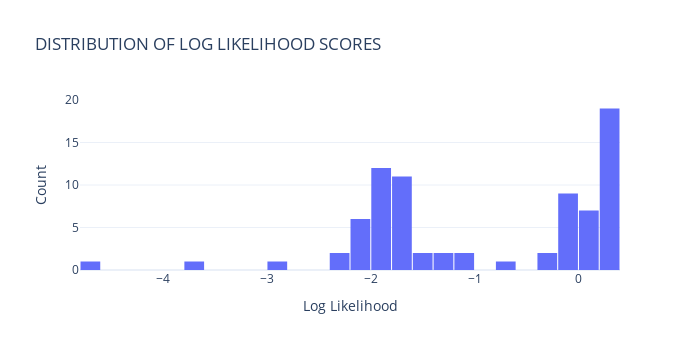

Write notebook code for a chart like this one.
### Code cell
# Create a dataframe to use with Plotly Express
df_d = pd.DataFrame({'Log Likelihood': log_likelihood})

# Plot the distribution
fig = px.histogram(
    df_d, 
    x='Log Likelihood', 
    #nbins=round(len(log_likelihood) ** 0.5),  # Sturges' rule for optimized bins
    nbins = 50,
    title='DISTRIBUTION OF LOG LIKELIHOOD SCORES',
    template='plotly_white'             # White background
)

# Customize the layout with figure size and axis labels
fig.update_layout(
    xaxis_title='Log Likelihood',
    yaxis_title='Count',
    bargap=0.05,                        # Space between bars
    width=700,                          # Set figure width
    height=350                          # Set figure height
)

# Show the figure
fig.show()

### Figure 1 — Plotly figure (JSON) as saved in the notebook; plotly's stock layout.template omitted (floating-point values rounded to 4 significant figures)
{"data": [{"alignmentgroup": "True", "bingroup": "x", "hovertemplate": "Log Likelihood=%{x}<br>count=%{y}<extra></extra>", "legendgroup": "", "marker": {"color": "#636efa", "pattern": {"shape": ""}}, "name": "", "nbinsx": 50, "offsetgroup": "", "orientation": "v", "showlegend": false, "type": "histogram", "x": [0.3227, -3.681, -0.1664, -1.627, 0.2417, 0.3836, 0.2352, -1.242, -2.903, -2.065, -2.103, -1.994, -1.68, 0.2407, -0.01887, -4.717, -1.306, -0.1539, 0.2167, -1.988, -2.321, 0.311, 0.2447, -1.901, -0.08903, 0.2885, -1.662, -2.266, -1.077, 0.03808, -0.04157, -0.1641, 0.07924, -0.04259, -2.03, 0.301, -0.2054, 0.0495, 0.2986, -1.646, 0.2634, -1.73, 0.268, 0.1814, -1.046, 0.3841, 0.3533, 0.2172, -0.1602, 0.1127, -0.01181, -0.7454, -2.161, -1.854, -1.942, -2.017, -1.896, -1.959, -1.94, -1.615, -1.619, -1.937, -2.011, -1.454, -1.58, -1.81, -1.622, -1.642, 0.3824, -0.2004, 0.2792, 0.0639, 0.384, 0.1678, -1.619, -1.623, -1.91, -1.984], "xaxis": "x", "yaxis": "y"}], "layout": {"bargap": 0.05, "barmode": "relative", "height": 350, "legend": {"tracegroupgap": 0}, "title": {"text": "DISTRIBUTION OF LOG LIKELIHOOD SCORES"}, "width": 700, "xaxis": {"anchor": "y", "domain": [0, 1], "title": {"text": "Log Likelihood"}}, "yaxis": {"anchor": "x", "domain": [0, 1], "title": {"text": "Count"}}}}
